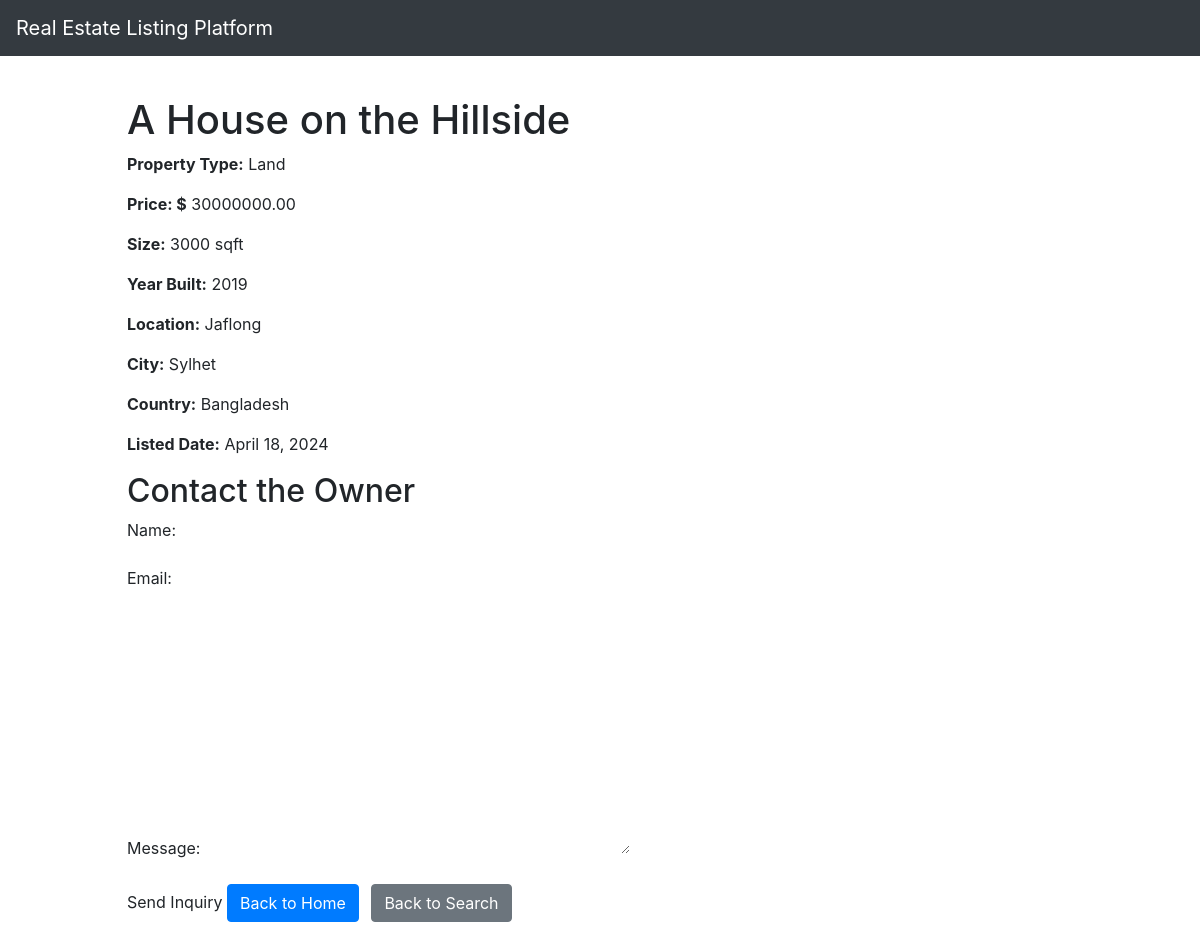
Screenshot of /details/9 with the database file from the repository.
### platforms/models.py (models this page shows, shortened)
class Platform(models.Model):
    property_type_choices = [
        ('Residential', 'Residential'),
        ('Commercial', 'Commercial'),
        ('Land', 'Land'),
        ('Industrial', 'Industrial'),
        ('Special Purpose', 'Special Purpose')
    ]
    owner = models.ForeignKey(User, on_delete=models.CASCADE, default=1)
    title = models.CharField(max_length=100)
    description = models.TextField(default="This Property is mindblowing!")
    property_type = models.CharField(max_length=20, choices=property_type_choices)
    price = models.DecimalField(max_digits=10, decimal_places=2)
    size_sqft = models.PositiveIntegerField()
    year_built = models.PositiveIntegerField()
    location = models.CharField(max_length=100)
    city = models.CharField(max_length=50)
    country = models.CharField(max_length=50)
    listed_date = models.DateField(auto_now_add=True)
    image = models.ImageField(default='houses.png', blank=True)

### mysite/views.py (the view)
# urls.py: path('details/<int:property_id>', views.details, name='details'),
def details(request, property_id):
    platform = get_object_or_404(Platform, pk=property_id)
    if request.method == 'POST':
        form = InquiryForm(request.POST)
        if form.is_valid():
            inquiry = form.save(commit=False)
            inquiry.property = platform
            inquiry.user = request.user if request.user.is_authenticated else None
            inquiry.save()
            send_inquiry_notification(inquiry)
            return HttpResponseRedirect(reverse('details', args=[platform.id]))
    else:
        form = InquiryForm()
    return render(request, 'details.html', {'platform': platform, 'form': form})

### platforms/forms.py
class InquiryForm(forms.ModelForm):
    class Meta:
        model = Inquiry
        fields = ['name', 'email', 'message']

### templates/details.html (shortened to what this page needs)
<!DOCTYPE html>
<html lang="en">
{% extends "home.html" %}
{% block content %}
<head>
    <link rel="stylesheet" href="https://cdn.jsdelivr.net/npm/bootstrap@4.3.1/dist/css/bootstrap.min.css">
</head>
<body>
    <div class="container mt-4">
        <h1>{{ platform.title }}</h1>
        <p><strong>Property Type:</strong> {{ platform.property_type }}</p>
        <p><strong>Price: $</strong> {{ platform.price }}</p>
        <p><strong>Size:</strong> {{ platform.size_sqft }} sqft</p>
        <p><strong>Year Built:</strong> {{ platform.year_built }}</p>
        <p><strong>Location:</strong> {{ platform.location }}</p>
        <p><strong>City:</strong> {{ platform.city }}</p>
        <p><strong>Country:</strong> {{ platform.country }}</p>
        <p><strong>Listed Date:</strong> {{ platform.listed_date }}</p>
        <h2>Contact the Owner</h2>
        <form method="post">
            {{ form.as_p }}
            <input type="submit" value="Send Inquiry">
            <a href="{% url 'home' %}" class="btn btn-primary">Back to Home</a>
            <a href="{% url 'search' %}" class="btn btn-secondary ml-2">Back to Search</a>
        </form>
    </div>
{% endblock %}

### rows the page displays
Platform: title "A House on the Hillside", property_type "Land", price "30000000.00", size_sqft "3000", year_built "2019", location "Jaflong", city "Sylhet", country "Bangladesh", listed_date "April 18, 2024"
